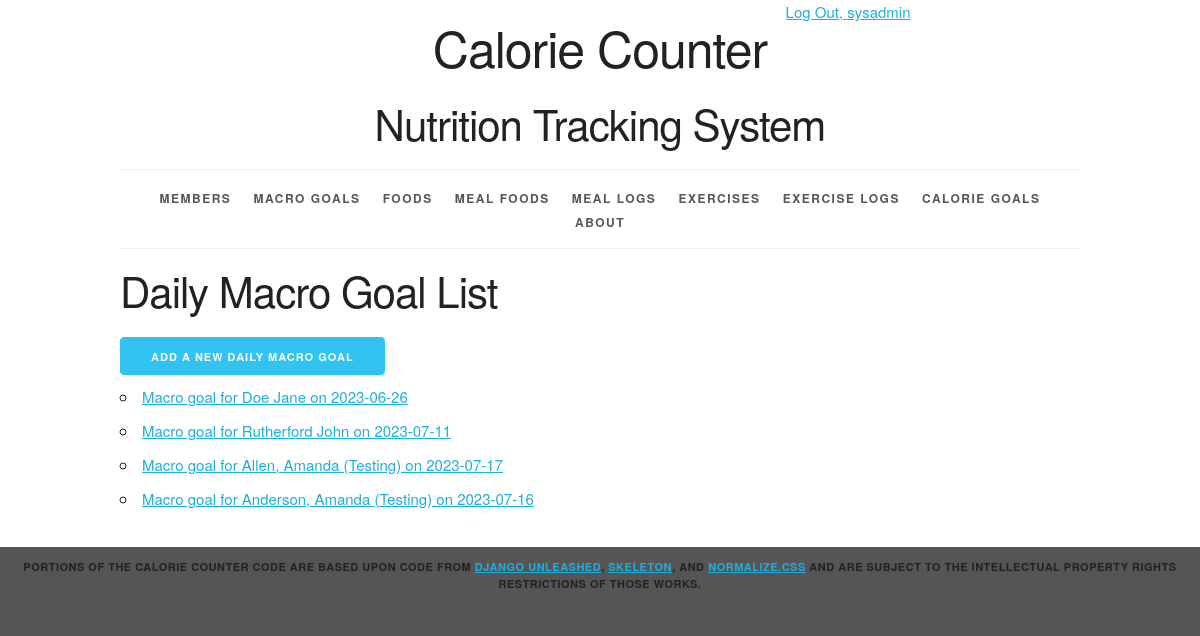
/dailymacrogoal/ (signed in), run on the app's committed database.
### calorie_counter/models.py (models this page shows, shortened)
class DailyMacroGoal(models.Model):
    id = models.AutoField(primary_key=True)
    member = models.ForeignKey('Member', related_name='daily_macro_goals', on_delete=models.CASCADE)
    protein_goal = models.IntegerField()
    carbohydrate_goal = models.IntegerField()
    fat_goal = models.IntegerField()
    date = models.DateField()
    def get_absolute_url(self):
        return reverse('calorie_counter_daily_macro_goal_detail_urlpattern',
                       kwargs={'pk': self.pk}
                       )
    def __str__(self):
        return 'Macro goal for %s on %s' % (self.member, self.date)

class Member(models.Model):
    SEX_CHOICES = [
        ('M', 'Male'),
        ('F', 'Female'),
    ]
    id = models.AutoField(primary_key=True)
    first_name = models.CharField(max_length=50)
    last_name = models.CharField(max_length=50)
    e_mail = models.EmailField(max_length=254, unique=True)
    height = models.IntegerField(help_text="Height in inches")
    weight = models.IntegerField(help_text="Weight in pounds")
    age = models.IntegerField(help_text="Age in years")
    sex = models.CharField(help_text="Male = M, Female = F", max_length=1, choices=SEX_CHOICES)
    date_joined = models.DateField()
    disambiguator = models.CharField(max_length=45, blank=True, default='')
    def __str__(self):
        if self.disambiguator == '':
            result = '%s %s ' % (self.last_name, self.first_name)
        else:
            result = '%s, %s (%s)' % (self.last_name, self.first_name, self.disambiguator)
        return result
    class Meta:
        ordering = ['last_name', 'first_name', 'disambiguator']
        constraints = [
            models.UniqueConstraint(fields=['first_name', 'last_name', 'e_mail'], name='unique_member')
        ]

### calorie_counter/views.py (the view)
class DailyMacroGoalList(LoginRequiredMixin, PermissionRequiredMixin, ListView):
    model = DailyMacroGoal
    template_name = 'calorie_counter/daily_macro_goal_list.html'
    context_object_name = 'daily_macro_goal_list'
    permission_required = 'calorie_counter.view_daily_macro_goal'

### calorie_counter/templates/calorie_counter/daily_macro_goal_list.html (shortened to what this page needs)
{%  extends 'calorie_counter/base.html' %}
{%  block content %}
    <h2> Daily Macro Goal List </h2>
    <div>
        <a href="{% url 'calorie_counter_daily_macro_goal_create_urlpattern' %}"
      class="button button-primary"> Add a new daily macro goal </a>
    </div>
    <ul>
        {% for daily_macro_goal in daily_macro_goal_list %}
            <li>
                <a href="{{ daily_macro_goal.get_absolute_url }}"> {{ daily_macro_goal }} </a>
            </li>
        {%  empty   %}
            <li><em>There are currently no daily macro goals.</em></li>
        {% endfor %}
    </ul>
{%  endblock %}

### calorie_counter/templates/calorie_counter/base.html (shortened to what this page needs)
{% load static %}
<!DOCTYPE html>
<html lang="en">
<head>
    <link rel="stylesheet" type="text/css"
          href="{% static 'calorie_counter/normalize.css' %}">
    <link rel="stylesheet" type="text/css"
          href="{% static 'calorie_counter/skeleton.css' %}">
    <link rel="stylesheet" type="text/css"
          href="{% static 'calorie_counter/style.css' %}">
</head>
<body>
<div class="container">
    <div class="status row">
            <div class="offset-by-eight four columns">
                <ul class="inline">
                    {% if user.is_authenticated %}
                        <li><a href="{% url 'logout_urlpattern' %}">
                            Log Out, {{ user.get_username }}</a></li>
                    {% else %}
                        <li><a href="{% url 'login_urlpattern' %}">
                            Log In</a></li>
                    {% endif %}
                </ul>
            </div>
        </div>
    <header class = "row">
        <div class = "offset-by-one ten columns">
            <h1 class = "top-title">Calorie Counter</h1>
            <h2>Nutrition Tracking System</h2>
        </div>
    </header>
    <nav>
        <ul>
            {%  if perms.calorie_counter.view_member %}
            <li>
                <a href="{% url 'calorie_counter_member_list_urlpattern' %}">
                    Members</a></li>
            {% endif %}
            {%  if perms.calorie_counter.view_daily_macro_goal %}
            <li>
                <a href="{% url 'calorie_counter_daily_macro_goal_list_urlpattern' %}">
                    Macro Goals</a></li>
            {% endif %}
            {%  if perms.calorie_counter.view_food %}
            <li>
                <a href="{% url 'calorie_counter_food_list_urlpattern' %}">
                    Foods</a></li>
            {% endif %}
            {%  if perms.calorie_counter.view_mealfood %}
            <li>
                <a href="{% url 'calorie_counter_meal_food_list_urlpattern' %}">
                    Meal Foods</a></li>
            {% endif %}
            {%  if perms.calorie_counter.view_meallog %}
            <li>
                <a href="{% url 'calorie_counter_meal_log_list_urlpattern' %}">
                    Meal Logs</a></li>
            {% endif %}
            {%  if perms.calorie_counter.view_exercise %}
            <li>
                <a href="{% url 'calorie_counter_exercise_list_urlpattern' %}">
                    Exercises</a></li>
            {% endif %}
            {%  if perms.calorie_counter.view_exerciselog %}
            <li>
                <a href="{% url 'calorie_counter_exercise_log_list_urlpattern' %}">
                    Exercise Logs</a></li>
            {% endif %}
            {%  if perms.calorie_counter.view_caloriegoal %}
            <li>
                <a href="{% url 'calorie_counter_calorie_goal_list_urlpattern' %}">
                    Calorie Goals</a></li>
            {% endif %}
            {%  if perms.calorie_counter.view_dailymacrogoal %}
            <li>
                <a href="{% url 'about_urlpattern' %}">
                    About</a></li>
            {% endif %}
        </ul>
    </nav>
    <main>
        {% block content %}{% endblock %}
    </main>
</div>
<footer>
       <p>Portions of the Calorie Counter code are based upon code from
        <a href="https://django-unleashed.com">Django Unleashed</a>,
        <a href="http://getskeleton.com/">Skeleton</a>, and
        <a href="https://necolas.github.io/normalize.css/">Normalize.css</a> and
        are subject to the intellectual property rights restrictions of those works.
    </p>
</footer>
</body>
</html>

### calorie_counter/static/calorie_counter/skeleton.css (style rules this page uses)
.container { position: relative; width: 100%; max-width: 960px; margin: 0 auto; padding: 0 20px; box-sizing: border-box; }
.column, .columns { width: 100%; float: left; box-sizing: border-box; }
@media (min-width: 400px) { .container { width: 85%; padding: 0; } }
@media (min-width: 550px) { .container { width: 80%; } }
@media (min-width: 550px) { .column, .columns { margin-left: 4%; } }
@media (min-width: 550px) { .column:first-child, .columns:first-child { margin-left: 0; } }
@media (min-width: 550px) { .four.columns { width: 30.6666666667%; } }
@media (min-width: 550px) { .ten.columns { width: 82.6666666667%; } }
@media (min-width: 550px) { .offset-by-one.column, .offset-by-one.columns { margin-left: 8.66666666667%; } }
@media (min-width: 550px) { .offset-by-eight.column, .offset-by-eight.columns { margin-left: 69.3333333333%; } }
html { font-size: 62.5%; }
body { font-size: 1.5em; line-height: 1.6; font-weight: 400; font-family: "Raleway", "HelveticaNeue", "Helvetica Neue", Helvetica, Arial, sans-serif; color: #222; }
h1, h2, h3, h4, h5, h6 { margin-top: 0; margin-bottom: 2rem; font-weight: 300; }
h1 { font-size: 4.0rem; line-height: 1.2; letter-spacing: -.1rem; }
h2 { font-size: 3.6rem; line-height: 1.25; letter-spacing: -.1rem; }
@media (min-width: 550px) { h1 { font-size: 5.0rem; } }
@media (min-width: 550px) { h2 { font-size: 4.2rem; } }
p { margin-top: 0; }
a { color: #1EAEDB; }
.button, button, input[type="submit"], input[type="reset"], input[type="button"] { display: inline-block; height: 38px; padding: 0 30px; color: #555; text-align: center; font-size: 11px; font-weight: 600; line-height: 38px; letter-spacing: .1rem; text-transform: uppercase; text-decoration: none; white-space: nowrap; background-color: transparent; border-radius: 4px; border: 1px solid #bbb; cursor: pointer; box-sizing: border-box; }
.button.button-primary, button.button-primary, input[type="submit"].button-primary, input[type="reset"].button-primary, input[type="button"].button-primary { color: #FFF; background-color: #33C3F0; border-color: #33C3F0; }
ul { list-style: circle inside; }
ol, ul { padding-left: 0; margin-top: 0; }
li { margin-bottom: 1rem; }
button, .button { margin-bottom: 1rem; }
pre, blockquote, dl, figure, table, p, ul, ol, form { margin-bottom: 2.5rem; }
.container:after, .row:after, .u-cf { content: ""; display: table; clear: both; }

### calorie_counter/static/calorie_counter/style.css (style rules this page uses)
html { height: 100%; background-color: #555; }
body { background-color: white; }
body>div>header { text-align: center;; }
header h1 { display: inline-block; font-weight: normal; font-style: normal; width: 100%; margin-top: 0; padding-top: 0; }
nav { border-top: 1px solid #eee; width: 100%; border-bottom: 1px solid #eee; margin: 0 0 1em; padding: 0; }
nav ul { margin: 0; padding: 1em 0; list-style-type: none; text-align: center; }
nav ul li { display: inline; padding: 0; margin: 0 0.25em; font-weight: 600; text-transform: uppercase; text-align: center; font-size: 1rem; letter-spacing: .10rem; }
@media (min-width: 400px) { nav ul li { letter-spacing: .15rem; font-size: 1.2rem; margin: 0 0.5em; } }
@media (min-width: 550px) { nav ul li { margin: 0 0.75em; } }
nav ul li a { color: #555; text-decoration: none; background-color: transparent; cursor: pointer; }
.inline { list-style-type: none; padding: 0; margin: 0 0 -0.5em; }
.inline li { display: inline; }
body>footer { width: 100%; background-color: #555; font-size: 1.1rem; letter-spacing: .05rem; font-weight: 600; text-transform: uppercase; text-align: center; padding: 1em 0; margin: 1em 0; }
body>footer p { margin-bottom: 0.5rem; }

### data on the page
DailyMacroGoal: member+date "Macro goal for Doe Jane on 2023-06-26"
DailyMacroGoal: member+date "Macro goal for Rutherford John on 2023-07-11"
DailyMacroGoal: member+date "Macro goal for Allen, Amanda (Testing) on 2023-07-17"
DailyMacroGoal: member+date "Macro goal for Anderson, Amanda (Testing) on 2023-07-16"

### other printed values
{{ user.get_username }} "sysadmin"
